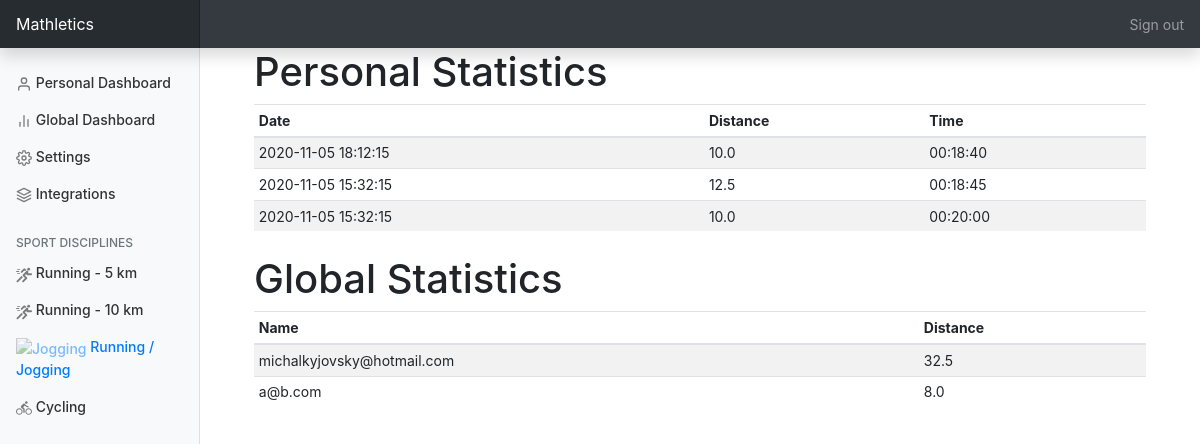
Page /running_jogging (signed in) on the earlier database version.
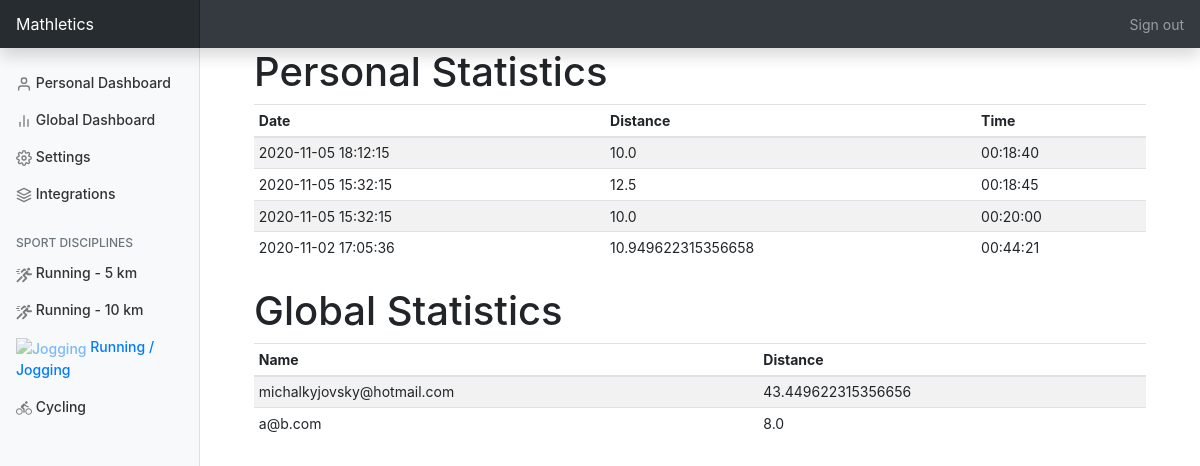
Same page on the later database version.
### mast/models.py (models this page shows, shortened)
class Activity(db.Model):
    id = db.Column(db.Integer, primary_key=True, autoincrement=True)
    datetime = db.Column(db.DateTime, nullable=False)
    distance = db.Column(db.Float, nullable=False)
    duration = db.Column(db.Time, nullable=False)
    average_duration_per_km = db.Column(db.Time, nullable=False)
    type = db.Column(db.Enum(ActivityType), nullable=False)
    user_id = db.Column(db.Integer, db.ForeignKey('user.id'), nullable=False)

class User(db.Model, UserMixin):
    id = db.Column(db.Integer, primary_key=True, autoincrement=True)
    email = db.Column(db.String(120), unique=True, nullable=False)
    password = db.Column(db.String(60), nullable=False)
    first_name = db.Column(db.String(20), nullable=False, default='')
    last_name = db.Column(db.String(50), nullable=False, default='')
    display_name = db.Column(db.String(50))
    sex = db.Column(db.Enum(Sex))
    age = db.Column(db.Enum(Age))
    anonymous = db.Column(db.Boolean, nullable=False, default=False)
    type = db.Column(db.Enum(UserType))
    uk_id = db.Column(db.String(10))
    verified = db.Column(db.Boolean, nullable=False, default=False)
    shirt_size = db.Column(db.String(100))
    competing = db.Column(db.Boolean, nullable=False, default=True)
    activities = db.relationship('Activity', backref='user', lazy=True)

### mast/views.py (the view)
@app.route('/running_jogging')
@login_required
def running_jogging():
    session = mast.queries.Queries()
    jogging_global = session.get_top_users_total_distance_on_feet(10)
    jogging_personal = session.get_user_last_activities_on_feet(current_user.id, 10)
    jogging_personal = jogging_personal if jogging_personal else []
    jogging_global = jogging_global if jogging_global else []
    return render_template("running_jogging.html", title="Jogging", jogging_global=jogging_global,
                           jogging_personal=jogging_personal)

### mast/models.py (called while the page is built)
@login_manager.user_loader
def load_user(user_id):
    return db.session.query(User).get(user_id)

### mast/queries.py (called while the page is built)
    def _get_user_last_activities(self, user_id: int, activity_types: list,  number: int):
        return db.session.query(Activity).\
            filter(Activity.user_id == user_id,
                   func.date(Activity.datetime) >= self.SEASON.start_date,
                   func.date(Activity.datetime) <= self.SEASON.end_date,
                   Activity.type.in_(activity_types)).\
            order_by(Activity.datetime.desc()).\
            limit(number).\
            all()

    def get_user_last_activities_on_feet(self, user_id: int,  number: int):
        return self._get_user_last_activities(user_id, [ActivityType.Run, ActivityType.Walk], number)

    def _get_top_users_total_distance(self, number: int, activity_types: list):
        subquery = db.session.query(Activity.user_id.label('user_id'),
                                    func.sum(Activity.distance).label('total_distance')).\
            filter(func.date(Activity.datetime) >= self.SEASON.start_date,
                   func.date(Activity.datetime) <= self.SEASON.end_date,
                   Activity.type.in_(activity_types)).\
            group_by(Activity.user_id).\
            subquery(with_labels=True)
        return db.session.query(User, subquery.c.total_distance).\
            select_from(User).\
            join(subquery, User.id == subquery.c.user_id).\
            filter(User.competing).\
            order_by(subquery.c.total_distance.desc()).\
            limit(number).\
            all()

    def get_top_users_total_distance_on_feet(self, number: int):
        return self._get_top_users_total_distance(number, [ActivityType.Run, ActivityType.Walk])

### mast/templates/running_jogging.html
{% extends "main_layout_template.html" %}
{% block content_page %}
   <div class="container mb-4">
        <div class="row-fluid">
            <div class="col-sm mb-4">
                <h1>Personal Statistics</h1>
                <table id="personalStats" class="display table table-striped table-sm">
                    <thead>
                    <tr>
                        <th>Date</th>
                        <th>Distance</th>
                        <th>Time</th>
                    </tr>
                    </thead>
                    <tbody>
                    {% for item in jogging_personal %}
                        <tr>
                            <td>{{ item['datetime'] }}</td>
                            <td>{{ item['distance'] }}</td>
                            <td>{{ item['duration'] }}</td>
                        </tr>
                    {% endfor %}
                    </tbody>
                </table>
            </div>
            <div class="col-sm">
                <h1>Global Statistics</h1>
                <table id="personalStats" class="display table table-striped table-sm">
                    <thead>
                    <tr>
                        <th>Name</th>
                        <th>Distance</th>
                    </tr>
                    </thead>
                    <tbody>
                    {% for item in jogging_global %}
                        <tr>
                            <td>{{ item[0]['email'] }}</td>
                            <td>{{ item[1] }}</td>
                        </tr>
                    {% endfor %}
                    </tbody>
                </table>
            </div>
        </div>
    </div>
{% endblock content_page %}

### mast/templates/main_layout_template.html (shortened to what this page needs)
<!doctype html>
<html lang="en">
<head>
    <link rel="stylesheet" href="https://cdn.jsdelivr.net/npm/bootstrap@4.5.3/dist/css/bootstrap.min.css"
>
    <link href="{{ url_for('static', filename='forms.css') }}" rel="stylesheet">
    <link href="{{ url_for('static', filename='main_layout_template.css') }}" rel="stylesheet">
</head>
<body>
<nav class="navbar navbar-dark sticky-top bg-dark flex-md-nowrap p-0 shadow">
    <a class="navbar-brand col-md-3 col-lg-2 mr-0 px-3" href="#">Mathletics</a>
    <ul class="navbar-nav px-3">
        <li class="nav-item text-nowrap">
            <a class="nav-link" href="{{ url_for('logout') }}">Sign out</a>
        </li>
    </ul>
</nav>
<div class="container-fluid">
    <div class="row">
        <nav id="sidebarMenu" class="col-md-3 col-lg-2 d-md-block bg-light sidebar collapse">
            <div class="sidebar-sticky pt-3">
                <ul class="nav flex-column">
                    <li class="nav-item">
                        <a {% if title == 'Home' %} class="nav-link activity-wrap active" {% else %}
                                                    class="nav-link activity-wrap" {% endif %}
                                                    href="{{ url_for( 'home') }}">
                            <img src="{{ url_for('static', filename='pics/user.svg') }}" alt="User Statistics"
                                 width="16" height="16">
                            Personal Dashboard
                        </a>
                    </li>
                    <li class="nav-item">
                        <a {% if title == 'Global Dashboard' %} class="nav-link activity-wrap active" {% else %}
                                                                class="nav-link activity-wrap" {% endif %}
                                                                href="{{ url_for( 'global_dashboard') }}">
                            <img src="{{ url_for('static', filename='pics/bar-chart-2.svg') }}"
                                 alt="Global Statistics" width="16" height="16">
                            Global Dashboard
                        </a>
                    </li>
                    <li class="nav-item">
                        <a {% if title == 'User Settings' %} class="nav-link activity-wrap active" {% else %}
                                                             class="nav-link activity-wrap" {% endif %}
                                                             href="{{ url_for('user_settings') }}">
                            <img src="{{ url_for('static', filename='pics/settings.svg') }}" alt="Settings"
                                 width="16" height="16">
                            Settings
                        </a>
                    </li>
                    <li class="nav-item">
                        <a {% if title == 'Integrations' %} class="nav-link activity-wrap active" {% else %}
                                                            class="nav-link activity-wrap" {% endif %}
                                                            href="{{ url_for( 'integrations') }}">
                            <img src="{{ url_for('static', filename='pics/layers.svg') }}" alt="Integration"
                                 width="16" height="16">
                            Integrations
                        </a>
                    </li>
                </ul>
                <h6
                        class="sidebar-heading d-flex justify-content-between align-items-center px-3 mt-4 mb-1 text-muted">
                    <span wfd-id="13">Sport Disciplines</span>
                </h6>
                <ul class="nav flex-column">
                    <li class="nav-item">
                        <a {% if title == 'Running-5' %} class="nav-link activity-wrap active" {% else %}
                                                         class="nav-link activity-wrap" {% endif %}
                                                         href="{{ url_for( 'running_5_km') }}">
                            <img src="{{ url_for('static', filename='pics/run.svg') }}" alt="Running-5"
                                 width="16" height="16"> Running - 5 km
                        </a>
                    </li>
                    <li class="nav-item">
                        <a {% if title == 'Running-10' %} class="nav-link activity-wrap active" {% else %}
                                                          class="nav-link activity-wrap" {% endif %}
                                                          href="{{ url_for( 'running_10_km') }}">
                            <img class="activity" src="{{ url_for('static', filename='pics/run.svg') }}"
                                 alt="Running-5" width="16" height="16">
                            Running - 10 km
                        </a>
                    </li>
                    <li class="nav-item">
                        <a {% if title == 'Jogging' %} class="nav-link activity-wrap active" {% else %}
                                                       class="nav-link activity-wrap" {% endif %}
                                                       href="{{ url_for( 'running_jogging') }}">
                            <img class="activity" src="{{ url_for('static', filename='pics/jogging.svg') }}"
                                 alt="Jogging" width="16" height="16">
                            Running / Jogging
                        </a>
                    </li>
                    <li class="nav-item">
                        <a {% if title == 'Cycling' %} class="nav-link activity-wrap active" {% else %}
                                                       class="nav-link activity-wrap" {% endif %}
                                                       href="{{ url_for( 'cycling') }}">
                            <img class="activity" src="{{ url_for('static', filename='pics/bike.svg') }}"
                                 alt="Cyclist" width="16" height="16">
                            Cycling
                        </a>
                    </li>
                </ul>
            </div>
        </nav>
        <main role="main" class="col-md-9 ml-sm-auto col-lg-10 px-md-4">
            {% block content_page %}
            {% endblock content_page %}
        </main>
    </div>
</div>
</body>
</html>

### mast/static/main_layout_template.css (style rules this page uses)
body { font-size: .875rem; }
.sidebar { position: fixed; top: 0; bottom: 0; left: 0; z-index: 100; padding: 48px 0 0; box-shadow: inset -1px 0 0 rgba(0, 0, 0, .1); }
.sidebar-sticky { position: relative; top: 0; height: calc(100vh - 48px); padding-top: .5rem; overflow-x: hidden; overflow-y: auto; }
.sidebar .nav-link { font-weight: 500; color: #333; }
.sidebar .nav-link.active { color: #007bff; }
.sidebar-heading { font-size: .75rem; text-transform: uppercase; }
.navbar-brand { padding-top: .75rem; padding-bottom: .75rem; font-size: 1rem; background-color: rgba(0, 0, 0, .25); box-shadow: inset -1px 0 0 rgba(0, 0, 0, .25); }
a.activity-wrap img { opacity: 0.5; }

Differences in the rows shown:
added Activity: datetime "2020-11-02 17:05:36", distance "10.949622315356658", duration "00:44:21"
computed for User "michalkyjovsky@hotmail.com": item "32.5" → "43.449622315356656"
